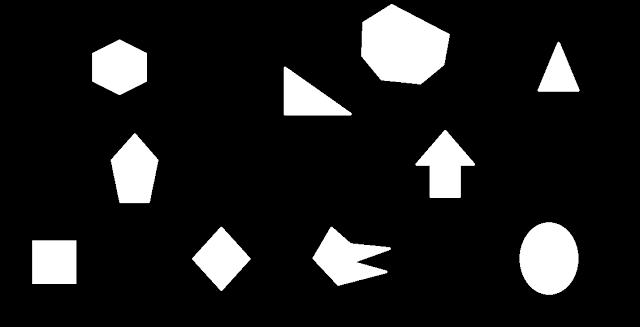
#> input picture AreaObjetos/Imagens/objetos.png, 640 x 327 px
$ python areaObjetos.py
#> lines starting #> are read from the running program, lines starting #| are printed output that depends on the picture; after the words box and inside, x2 and y2 are one past the last pixel; in counts of white or black regions, pixels touching at a corner belong together
# -*- coding: utf-8 -*-
"""
Created on Fri Sep 11 10:07:43 2015

@author: rmallermartins
"""

import numpy as np
import cv2
from matplotlib import pyplot as plt

# bfs(Imagem entrada binarizada, diferença de intensidade entre rotulos)
def bfs(imagem, rotuloDif):
    rotulo = 0
    fila = []
    linhas, colunas = np.shape(imagem)
    for x in range(0, linhas):
        for y in range(0, colunas):
            p = (x, y)
            if imagem[p] == 255:
                rotulo += rotuloDif
                imagem[p] = rotulo
                fila.append(p)

            while fila:
                p = fila.pop(0)
                vizinhos = quatroVizinhos(p, imagem)
                for q in vizinhos:
                    if imagem[q] == 255:
                        imagem[q] = rotulo
                        fila.append(q)

# quatroVizinhos(ponto a encontrar vizinhos, imagem)
def quatroVizinhos(ponto, imagem):
    vizinhos = set()
    x, y = ponto
    tamX, tamY = np.shape(imagem)
    if (x - 1) > 0:
        vizinhos.add((x - 1, y))
    if (y - 1) > 0:
        vizinhos.add((x, y - 1))
    if (x + 1) < tamX:
        vizinhos.add((x + 1, y))
    if (y + 1) < tamY:
        vizinhos.add((x, y + 1))
    return vizinhos

# mostraHist(imagem rotulada, diferença de intensidade entre rotulos)
def mostraHist(imagem, rotuloDif):
    rotulo = 0

    n,bins,patches = plt.hist(imagem.ravel(), 256, [1, 255])
    for x in n:
        if x > 0:
            rotulo += rotuloDif
            plt.text(rotulo - 20, x + 10, "(" + str(rotulo) + ", " + str(x) + ")")
    plt.show()

def main():
    # Diferença de intensidade entre os rotulos
    rotuloDif = 25

    a = cv2.imread('Imagens/objetos.png', 0)
#> a is the input picture: shape (327, 640); min 0, max 255, mean 29.9
    ret, b = cv2.threshold(a, 127, 255, cv2.THRESH_BINARY)
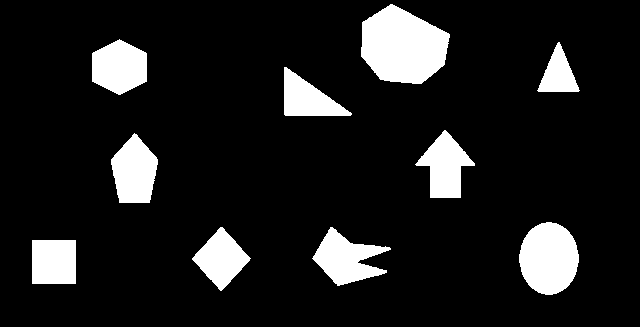
#> b: shape (327, 640); 11.7% white; 10 white regions, largest, box (x1, y1, x2, y2) and area: (361, 4, 450, 84) 5155, (519, 222, 579, 295) 3380, (312, 227, 391, 286) 2374

    cv2.imshow('threshhold', b)

    bfs(b, rotuloDif)
#> after the loop in bfs, `for x in range(0, linhas):`:
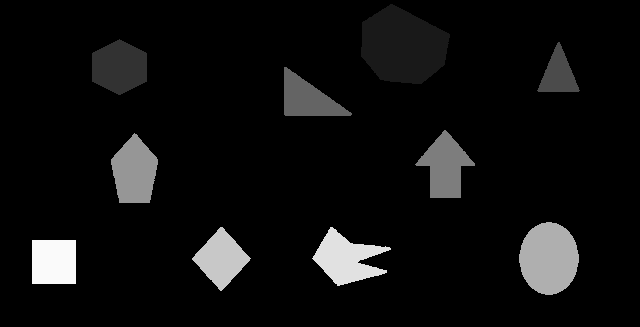
#> imagem: shape (327, 640); min 0, max 250, mean 15

    cv2.imshow('rotulada', b)

    mostraHist(b, rotuloDif)
#> the loop in mostraHist, `for x in n:` made 256 passes
#> x on passes 2 to 4: 0, 0, 0
#> in mostraHist, `plt.show()`:
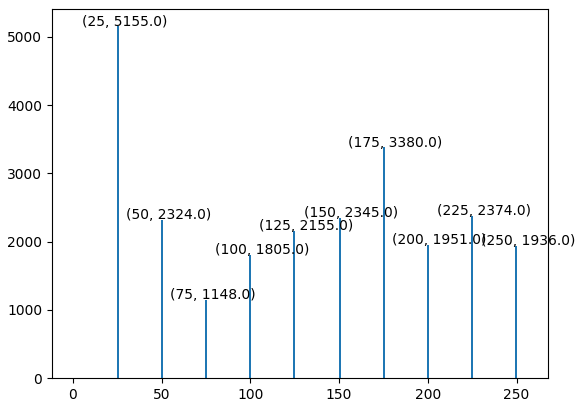
#> figure drawn by matplotlib, 1 panel; tallest bar 5155 high, from x = 24.81 to 25.8

    cv2.waitKey()
    cv2.destroyAllWindows()

if __name__ == "__main__":
    main()
